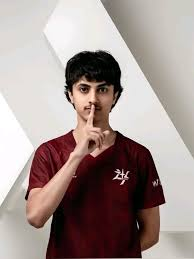
#> input picture DIP_Tasks/8.jfif, 194 x 259 px
$ jupyter execute Task_10_DIP.ipynb
#> lines starting #> are read from the running program, lines starting #| are printed output that depends on the picture
## **Digital Image Processing Lab Task: 10**
## **2023-SE-21**

# Image Compression: Huffman + JPEG-like DCT
This notebook implements **image compression** using two complementary methods:

1. **Huffman Coding** - lossless compression based on symbol frequency.
2. **JPEG-like DCT Compression** - lossy compression using block-based DCT and quantization.

We also calculate metrics such as **MSE**, **PSNR**, and **Compression Ratio** to evaluate performance.

[cell 1]
import cv2
import numpy as np
import heapq
import math
from collections import Counter
import matplotlib.pyplot as plt

print("Libraries imported successfully")

## 1️. Huffman Coding
We implement a Huffman tree to encode image pixel values based on frequency.

[cell 2]
class HuffmanNode:
    def __init__(self, symbol=None, freq=0):
        self.symbol = symbol
        self.freq = freq
        self.left = None
        self.right = None

    def __lt__(self, other):
        return self.freq < other.freq


def build_huffman_tree(image):
    pixels = image.flatten()
    freq = Counter(pixels)

    heap = [HuffmanNode(sym, fr) for sym, fr in freq.items()]
    heapq.heapify(heap)

    while len(heap) > 1:
        n1 = heapq.heappop(heap)
        n2 = heapq.heappop(heap)

        merged = HuffmanNode(freq=n1.freq + n2.freq)
        merged.left = n1
        merged.right = n2
        heapq.heappush(heap, merged)

    return heap[0], freq


def generate_codes(node, code="", codes={}):
    if node:
        if node.symbol is not None:
            codes[node.symbol] = code
        generate_codes(node.left, code + "0", codes)
        generate_codes(node.right, code + "1", codes)
    return codes

## 2. JPEG-like DCT Compression
We implement **8x8 block-based DCT**, quantization, and inverse DCT to compress the image in a JPEG-like manner.

[cell 3]
def dct2(block):
    return cv2.dct(np.float32(block))

def idct2(block):
    return cv2.idct(block)

[cell 4]
def jpeg_compress(image, q=50):
    original_h, original_w = image.shape

    # Calculate padding needed
    pad_h = (8 - original_h % 8) % 8
    pad_w = (8 - original_w % 8) % 8

    # Pad the image
    padded_image = np.pad(image, ((0, pad_h), (0, pad_w)), 'edge')

    h, w = padded_image.shape
    padded_image = padded_image - 128  # shift
    compressed = np.zeros((h, w))

    # Standard JPEG quantization matrix
    Q = np.array([
        [16,11,10,16,24,40,51,61],
        [12,12,14,19,26,58,60,55],
        [14,13,16,24,40,57,69,56],
        [14,17,22,29,51,87,80,62],
        [18,22,37,56,68,109,103,77],
        [24,35,55,64,81,104,113,92],
        [49,64,78,87,103,121,120,101],
        [72,92,95,98,112,100,103,99]
    ])

    Q = Q * (100 / q)

    for i in range(0, h, 8):
        for j in range(0, w, 8):
            block = padded_image[i:i+8, j:j+8]
            dct_block = dct2(block)
            quant = np.round(dct_block / Q)
            dequant = quant * Q
            compressed[i:i+8, j:j+8] = idct2(dequant)

    compressed = compressed + 128
    return np.clip(compressed[:original_h, :original_w], 0, 255)

[cell 5]
def mse(original, compressed):
    return np.mean((original - compressed) ** 2)

def psnr(mse_val):
    if mse_val == 0:
        return float('inf')
    return 10 * math.log10((255 ** 2) / mse_val)

def compression_ratio(original_size, compressed_size):
    return original_size / compressed_size

[cell 6]
# Load grayscale image
image = cv2.imread("8.jfif", cv2.IMREAD_GRAYSCALE)
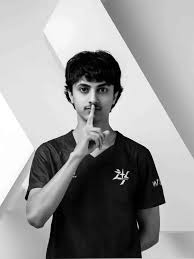
#> image: shape (259, 194); min 0, max 255, mean 151.8
if image is None:
    raise ValueError("Image not found. Make sure the file exists in the working directory.")

plt.figure(figsize=(5,5))
plt.title("Original Image")
plt.imshow(image, cmap='gray')
plt.axis('off')
plt.show()

[cell 7]
# Build Huffman tree and codes
tree, freq = build_huffman_tree(image)
#> in build_huffman_tree, `freq = Counter(pixels)`: freq = 256 items
#> the loop in build_huffman_tree, `while len(heap) > 1:` made 255 passes
#> freq = 256 items
codes = generate_codes(tree)
#> codes = 256 items

# Total encoded bits
encoded_bits = sum(freq[p] * len(codes[p]) for p in freq)
#> encoded_bits = 364489
print("Huffman encoding complete.")
print("Total bits after Huffman encoding:", encoded_bits)
#| Total bits after Huffman encoding: 364489

[cell 8]
compressed_img = jpeg_compress(image, q=50)
#> in jpeg_compress, `padded_image = np.pad(image, ((0, pad_h), (0, pad_w)), 'edge')`:
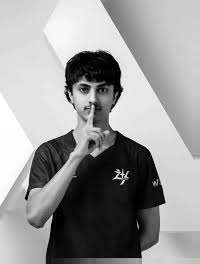
#> padded_image: shape (264, 200); min 0, max 255, mean 153
#> in jpeg_compress, `padded_image = padded_image - 128`:
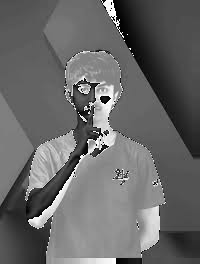
#> padded_image: shape (264, 200); min 0, max 255, mean 103.7
#> after the loop in jpeg_compress, `for i in range(0, h, 8):`:
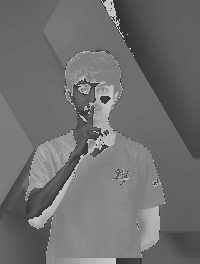
#> compressed: shape (264, 200) float64; min -84.83, max 347, mean 103.8; drawn with min black and max white
#> in jpeg_compress, `return np.clip(compressed[:original_h, :original_w], 0, 255)`:
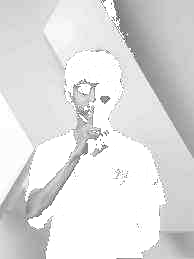
#> returned value: shape (259, 194) float64; min 43.17, max 255, mean 222.8

plt.figure(figsize=(5,5))
plt.title("JPEG-like Compressed Image")
plt.imshow(compressed_img, cmap='gray')
plt.axis('off')
plt.show()

[cell 9]
mse_val = mse(image, compressed_img)
#> mse_val = 16192
psnr_val = psnr(mse_val)
#> psnr_val = 6.04

original_size = image.size * 8   # bits
#> original_size = 401968
compressed_size = encoded_bits   # bits using Huffman
#> compressed_size = 364489

CR = compression_ratio(original_size, compressed_size)
#> CR = 1.1
RD = compressed_size / image.size
#> RD = 7.25

print("=== Compression Metrics ===")
print("Compression Ratio (CR):", round(CR, 2))
#| Compression Ratio (CR): 1.1
print("MSE:", round(mse_val, 2))
#| MSE: 16191.97
print("PSNR:", round(psnr_val, 2), "dB")
#| PSNR: 6.04 dB
print("Rate Distortion (RD):", round(RD, 2), "bits/pixel")
#| Rate Distortion (RD): 7.25 bits/pixel

[cell 10]
plt.figure(figsize=(10,4))
plt.subplot(1,2,1)
plt.title("Original Image")
plt.imshow(image, cmap='gray')
plt.axis('off')

plt.subplot(1,2,2)
plt.title("Compressed Image")
plt.imshow(compressed_img, cmap='gray')
plt.axis('off')
plt.show()

$ run again, with DIP_Tasks/2.jfif copied over DIP_Tasks/8.jfif
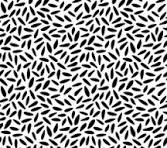
#> input picture DIP_Tasks/2.jfif, 167 x 148 px
#> image is the input picture: shape (148, 167); min 0, max 255, mean 161.1
#> in build_huffman_tree, `freq = Counter(pixels)`: freq = 256 items
#> the loop in build_huffman_tree, `while len(heap) > 1:` made 255 passes
#> encoded_bits = 166593
#| Total bits after Huffman encoding: 166593
#> after the loop in jpeg_compress, `for i in range(0, h, 8):`:
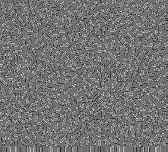
#> compressed: shape (152, 168) float64; min -54.01, max 332.2, mean 121.6; drawn with min black and max white
#> in jpeg_compress, `return np.clip(compressed[:original_h, :original_w], 0, 255)`:
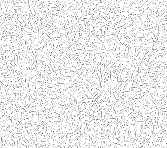
#> returned value: shape (148, 167) float64; min 73.99, max 255, mean 233.5
#> mse_val = 16683.7
#> psnr_val = 5.91
#> compressed_size = 166593
#> CR = 1.19
#> RD = 6.74
#| Compression Ratio (CR): 1.19
#| MSE: 16683.66
#| PSNR: 5.91 dB
#| Rate Distortion (RD): 6.74 bits/pixel
